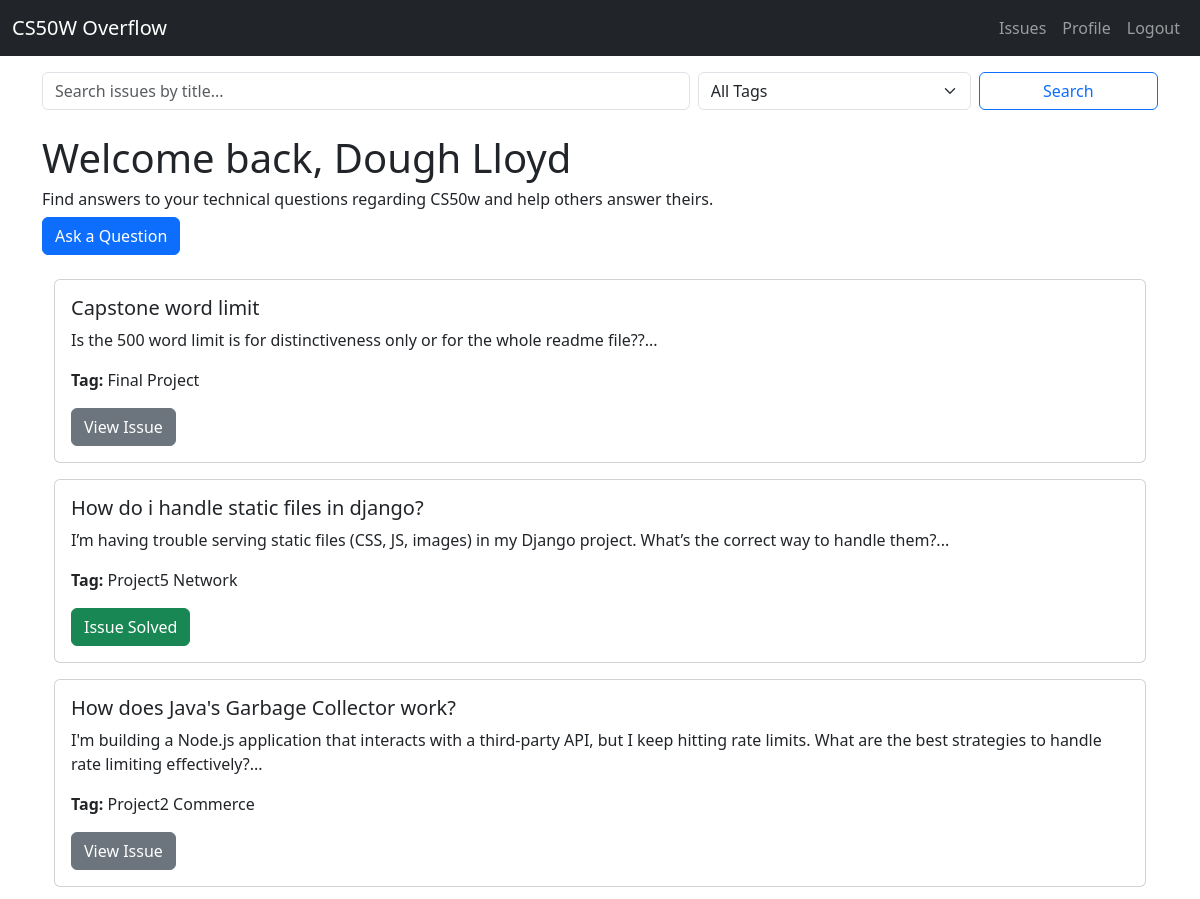
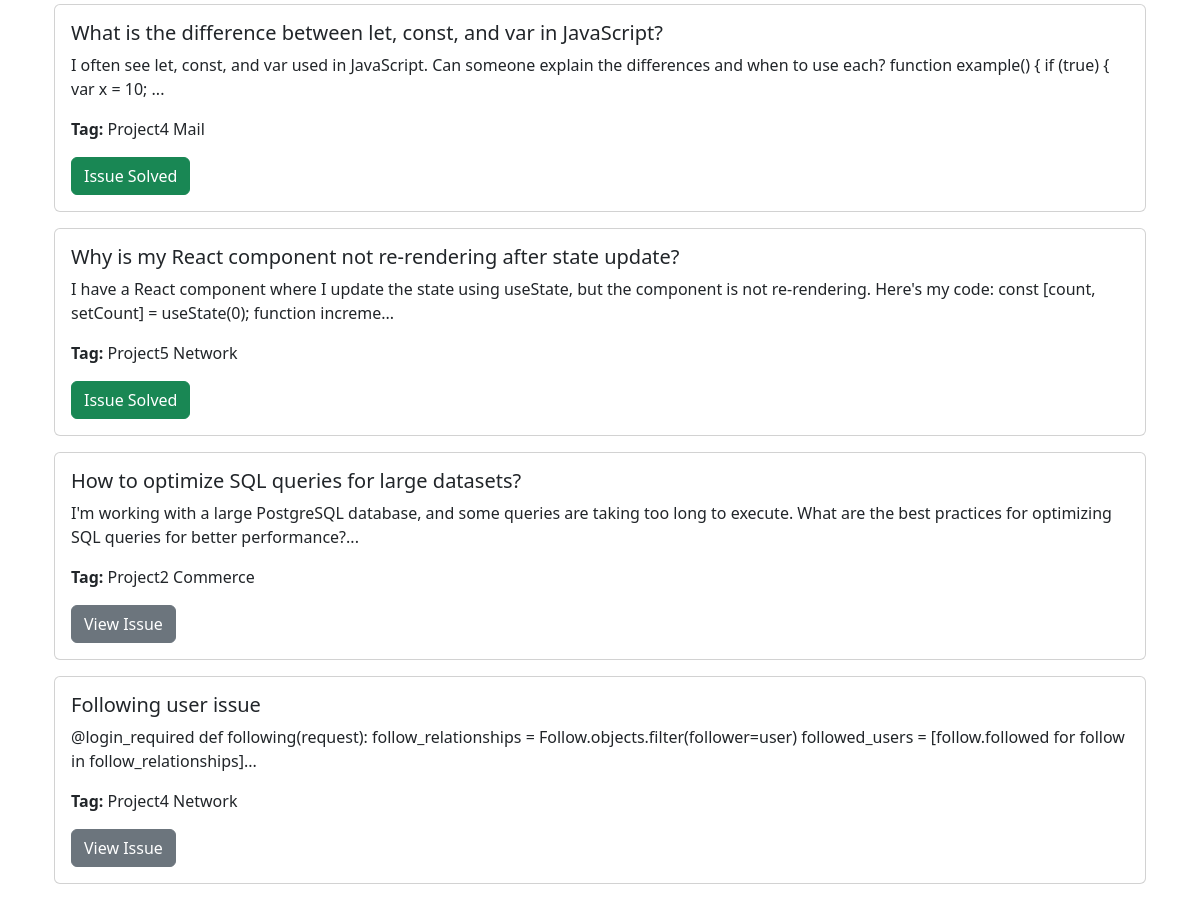
Screenshot of / (signed in) with the database file from the repository (2 pictures, top to bottom).
### qna/models.py (models this page shows, shortened)
class Issue(models.Model):
    title = models.CharField(max_length=200)
    description = models.TextField()
    author = models.ForeignKey(User, on_delete=models.CASCADE)
    created_at = models.DateTimeField(auto_now_add=True)
    is_solved = models.BooleanField(default=False)
    tags = models.CharField(max_length=100, blank=True)

### qna/views.py (the view)
# urls.py: path('', views.index, name='index'),
def index(request):
    query = request.GET.get('q', '')
    selected_tag = request.GET.get('tag', '')
    issues = Issue.objects.all().order_by('-created_at')  # Sort by newest first
    if query:
        issues = issues.filter(title__icontains=query)
    if selected_tag:
        issues = issues.filter(tags=selected_tag)
    return render(request, 'qna/index.html', {'issues': issues, 'query': query, 'selected_tag': selected_tag})

### qna/templates/qna/index.html (shortened to what this page needs)
{% extends 'qna/layout.html' %}
{% block content %}
    <div class="my-3">
        <form method="GET" action="{% url 'index' %}" class="mb-4">
            <div class="row g-2">
                <div class="col-md-7">
                    <input type="text" name="q" class="form-control" placeholder="Search issues by title..." value="{{ request.GET.q }}">
                </div>
                <div class="col-md-3">
                    <select name="tag" class="form-select">
                        <option value="">All Tags</option>
                    </select>
                </div>
                <div class="col-md-2">
                    <button type="submit" class="btn btn-outline-primary w-100">Search</button>
                </div>
            </div>
        </form>
    </div>
    {% if user.is_authenticated %}
    <h1>Welcome back, {{ user.first_name }} {{ user.last_name }}</h1>
    {% else %}
    <h1>Welcome</h1>
    {% endif %}
    <h6>Find answers to your technical questions regarding CS50w and help others answer theirs.</h6>
    <a href="{% url 'create_issue' %}" class="btn btn-primary mb-4">Ask a Question</a>
    <div class="container">
        <div class="row">
            {% for issue in issues %}
            <div class="mb-3">
                <div class="card">
                    <div class="card-body">
                        <h5 class="card-title">{{ issue.title }}</h5>
                        <p class="card-text">{{ issue.description|slice:":180" }}...</p>
                        <p class="card-text"><strong>Tag:</strong> {{ issue.tags }}</p>
                        {% if issue.is_solved %}
                            <a href="{% url 'issue_detail' issue.id %}" class="btn btn-success">Issue Solved</a>
                        {% else %}
                            <a href="{% url 'issue_detail' issue.id %}" class="btn btn-secondary">View Issue</a>
                        {% endif %}
                    </div>
                </div>
            </div>
            {% empty %}
            <p>No issues found matching your search.</p>
            {% endfor %}
        </div>
    </div>
{% endblock %}

### rows the page displays
Issue: title "Capstone word limit", description "Is the 500 word limit is for distinctiveness only or for the whole readme file??", tags "Final Project", is_solved "View Issue"
Issue: title "How do i handle static files in django?", description "I’m having trouble serving static files (CSS, JS, images) in my Django project. What’s the correct way to handle them?", tags "Project5 Network", is_solved "Issue Solved"
Issue: title "How does Java's Garbage Collector work?", description "I'm building a Node.js application that interacts with a third-party API, but I keep hitting rate limits. What are the best strategies to handle rate limiting effectively?", tags "Project2 Commerce", is_solved "View Issue"
Issue: title "What is the difference between let, const, and var in JavaScript?", description "I often see let, const, and var used in JavaScript. Can someone explain the differences and when to use each? function example() { if (true) { var x = 10;", tags "Project4 Mail", is_solved "Issue Solved"
Issue: title "Why is my React component not re-rendering after state update?", description "I have a React component where I update the state using useState, but the component is not re-rendering. Here's my code: const [count, setCount] = useState(0); function increme", tags "Project5 Network", is_solved "Issue Solved"
Issue: title "How to optimize SQL queries for large datasets?", description "I'm working with a large PostgreSQL database, and some queries are taking too long to execute. What are the best practices for optimizing SQL queries for better performance?", tags "Project2 Commerce", is_solved "View Issue"
Issue: title "Following user issue", description "@login_required def following(request): follow_relationships = Follow.objects.filter(follower=user) followed_users = [follow.followed for follow in follow_relationships]", tags "Project4 Network", is_solved "View Issue"

### other values shown
{{ user.first_name }} "Dough"
{{ user.last_name }} "Lloyd"
